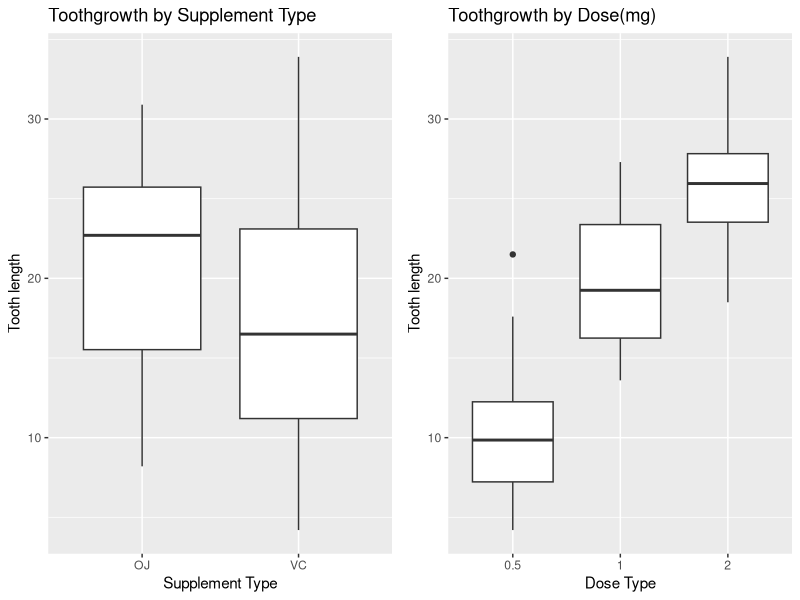

Here is the R script that generated this plot: (Note: this script raises an error after producing the figure.)
## ---- chunk 1
library(reshape2); library(stats); library(ggplot2); library(gridExtra)
data(ToothGrowth); dTG = ToothGrowth
dTG$dose = as.factor(dTG$dose); dTG$supp = as.factor(dTG$supp)
## ---- chunk 2
summary(dTG)
p <- ggplot(dTG, aes(supp, len)) + ggtitle ("Toothgrowth by Supplement Type") + xlab("Supplement Type") + ylab("Tooth length") + geom_boxplot()
q <- ggplot(dTG, aes(dose, len)) + ggtitle ("Toothgrowth by Dose(mg)") + xlab("Dose Type") + ylab("Tooth length") + geom_boxplot()
grid.arrange(p, q, ncol=2)
## ---- chunk 3
t.test(len ~ supp, paired = FALSE, var.equal = FALSE, data = dTG)
## ---- chunk 4
dTG1 = subset(dTG, dose %in% c(0.5, 1))
t.test(len ~ dose, paired = FALSE, var.equal = FALSE, data = dTG1)
## ---- chunk 5
dTG2 = subset(dTG, dose %in% c(0.5, 2))
t.test(len ~ dose, paired = FALSE, var.equal = FALSE, data = dTG2)
## ---- chunk 6
dTG3 = subset(dTG, dose %in% c(1, 2))
t.test(len ~ dose, paired = FALSE, var.equal = FALSE, data = dTG3)
